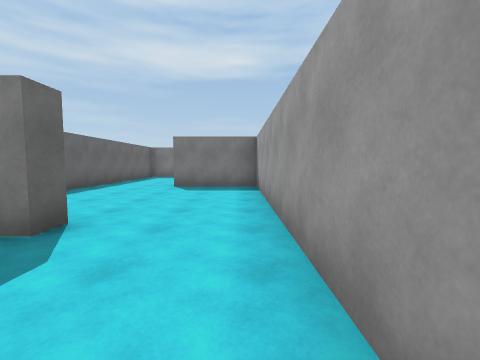
view 1 (above)

15 first-person views from a walk through a scene from a Unity 3-D project. The camera is 1.4 m above the floor, tilts 4° down and sees 90° across. The floor is counted in squares, 2 m on a side. Each view is taken from the middle of a square. On the plan, view 1 faces up. The plan holds only what a view shows up to about 9 squares ahead; the rest is blank. The player character is not drawn.

view 2
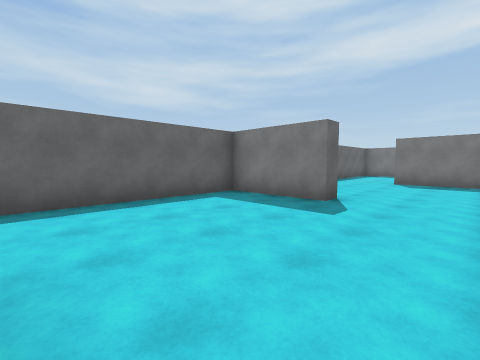

view 3
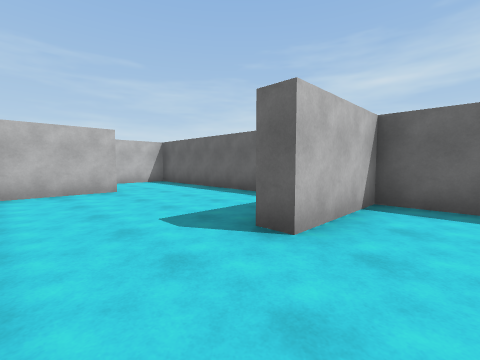

view 4
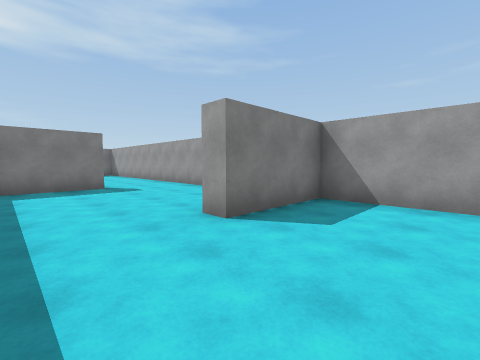

view 5
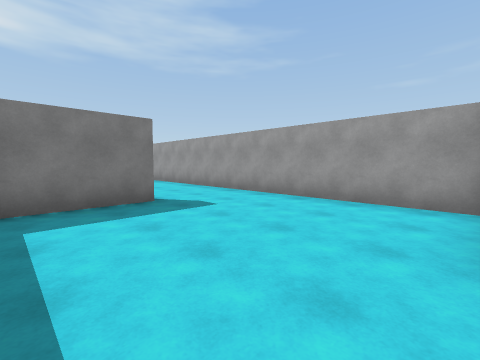

view 6
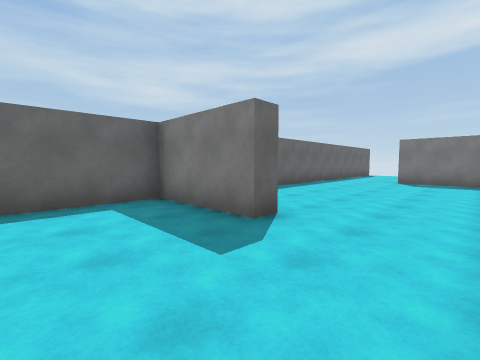

view 7
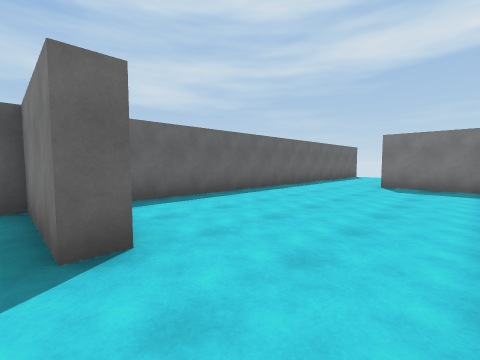

view 8
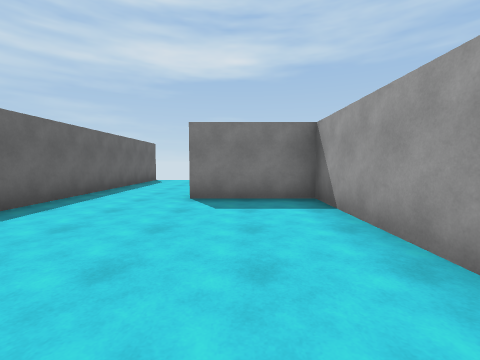

view 9
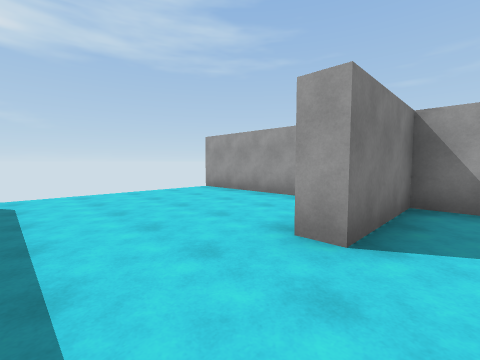

view 10
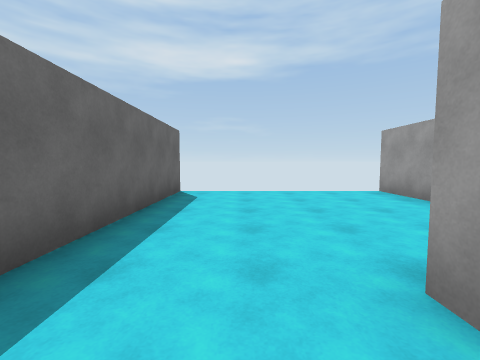

view 11
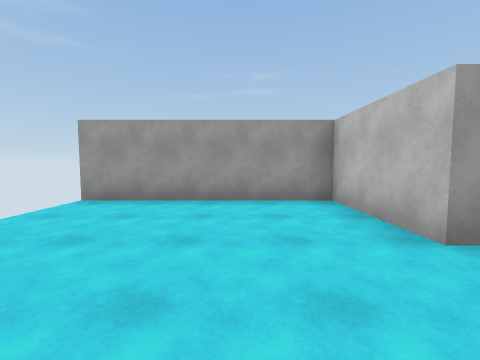

view 12
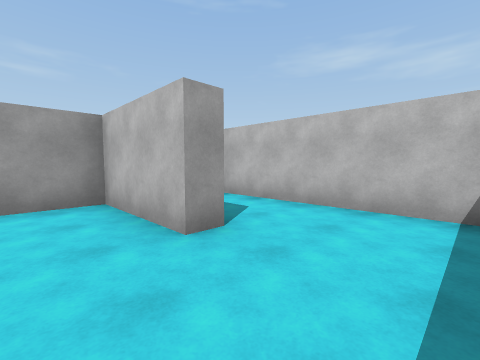

view 13
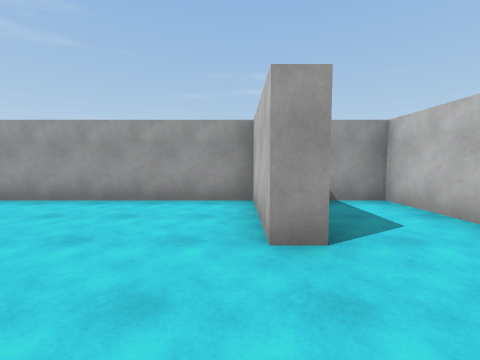

view 14
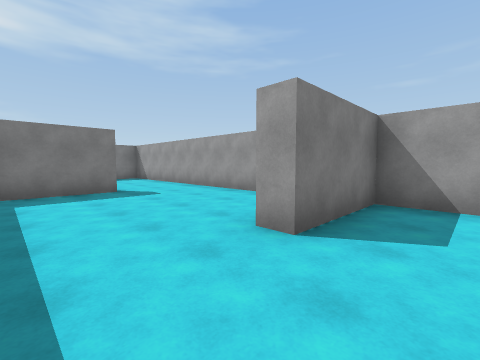

view 15
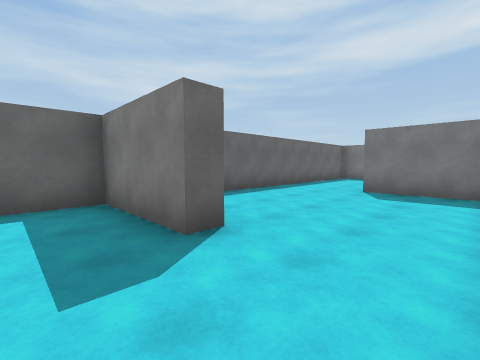

### Floor plan
Points are (right, up) in squares from view 1. A wall is a line through its corners. A room is listed if a view was taken in it or the views show most of it. See-through windows are left out.
Room 1 (views 1, 2, 12, 13, 14, 15)
walls: (-2, 2.8) (-2, 2.3) (-4.5, 2.3) (-4.5, -4.2); (-4.1, -4.8) (0.5, -4.8) (0.5, -2.8) (-2, -2.8) (-2, -2.2) (0.5, -2.2) (0.5, 2.5)
ways out: opening at (-0.5, 2) to room 2
Room 2 (views 3, 4, 5, 6, 7)
walls: (0.5, 7.9) (0.5, 12.6); (0.5, 2.5) (0.5, 7.3) (-2, 7.3) (-2, 7.8); (-2, 12.2) (-4.5, 12.2) (-4.5, 2.8) (-2, 2.8)
ways out: opening at (-0.5, 2) to room 1; opening at (-0.5, 12) to room 3
Room 3 (views 8, 9, 10, 11)
walls: (-2, 12.9) (-2, 12.2); (0.5, 12.6) (0.5, 19.8) (-2, 19.8) (-2, 20.2) (0.5, 20.2) (0.5, 25); (-4.5, 25) (-4.5, 13.6)
ways out: opening at (-0.5, 12) to room 2

Positions as (right, up) in squares from view 1, and headings:
1: (0, 0), facing up
2: (0, -2), facing up-left
3: (0, 4), facing down-left
4: (-4, 5), facing up-right
5: (-4, 8), facing up-right
6: (0, 10), facing up-left
7: (0, 12), facing up-left
8: (-1, 15), facing up
9: (-4, 19), facing up-right
10: (-3, 19), facing up
11: (-4, 22), facing right
12: (-4, -1), facing down-right
13: (-4, -2), facing right
14: (-4, -4), facing up-right
15: (0, 1), facing up-left
